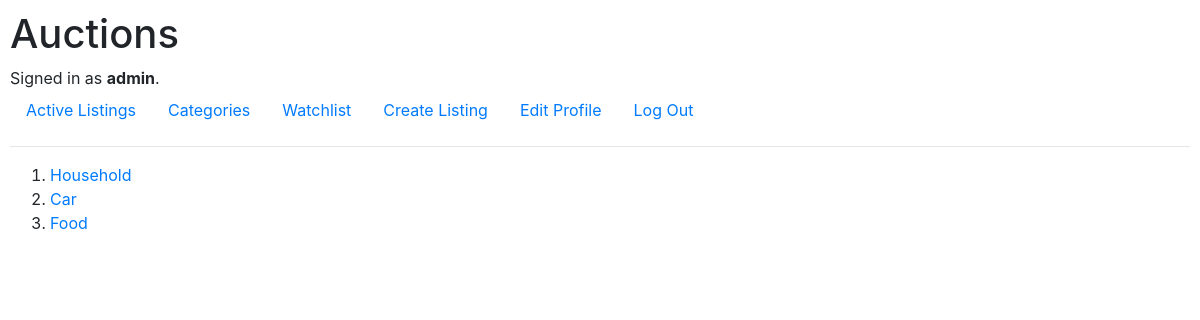
The page /categories (signed in) on the database its author committed.
### auctions/models.py (models this page shows)
class User(AbstractUser):
    pass

class Listings(models.Model):
    item_name = models.CharField(unique=False, max_length=255)
    description = models.TextField()
    category = models.CharField(max_length=255, default="None", unique=False)
    price = models.DecimalField(max_digits = 14, decimal_places=2, null=False, blank=True, default=0)
    date_created = models.DateTimeField(auto_now=True)
    owner = models.CharField(unique=False, max_length=255)

### auctions/views.py (the view)
# urls.py: path("categories", views.categories, name="categories"),
def categories(request):
    temp_list = []
    queries = Listings.objects.all()
    for i in queries:
        if i.category not in temp_list:
            temp_list.append(i.category)
            print(i.category)
    upd_queries = temp_list
    print(temp_list)
    return render(request, "auctions/categories.html", {
        "data" : upd_queries
    })

### auctions/templates/auctions/categories.html
{% extends "auctions/layout.html" %}
{% block body %}
{% if data %}
    <div>
        <ol>
            {% for dat in data %}
            <li><a href="/subcategories?name={{dat}}" >{{ dat}} </a></li>
            {% endfor %}
        </ol>
    </div>
{% else %}
    No active listings
{% endif %}
{% endblock %}

### auctions/templates/auctions/layout.html (shortened to what this page needs)
{% load static %}
<!DOCTYPE html>
<html lang="en">
    <head>
        <link rel="stylesheet" href="https://stackpath.bootstrapcdn.com/bootstrap/4.4.1/css/bootstrap.min.css">
        <link href="{% static 'auctions/styles.css' %}" rel="stylesheet">
    </head>
    <body>
        <h1>Auctions</h1>
        <div>
            {% if user.is_authenticated %}
                Signed in as <strong>{{ user.username }}</strong>.
            {% else %}
                Not signed in.
            {% endif %}
        </div>
        <ul class="nav">
            <li class="nav-item">
                <a class="nav-link" href="{% url 'index' %}">Active Listings</a>
            </li>
            <li class="nav-item">
                <a class="nav-link" href="{% url 'categories' %}">Categories</a>
            </li>
            {% if user.is_authenticated %}
                <li class="nav-item">
                    <a class="nav-link" href="{% url 'watchlist' %}">Watchlist</a>
                </li>
                <li class="nav-item">
                    <a class="nav-link" href="{% url 'createlisting' %}">Create Listing</a>
                </li>
                <li class="nav-item">
                    <a class="nav-link" href="{% url 'edit_profile' %}">Edit Profile</a>
                </li>
                <li class="nav-item">
                    <a class="nav-link" href="{% url 'logout' %}">Log Out</a>
                </li>
            {% endif %}
        </ul>
        <hr>
        {% block body %}
        {% endblock %}
    </body>
</html>

### auctions/static/auctions/styles.css (style rules this page uses)
body { padding: 10px; }
ul { list-style-type: none; }

### rows shown on the page
User: username "admin"
Listings: data "Household"
Listings: data "Car"
Listings: data "Food"
